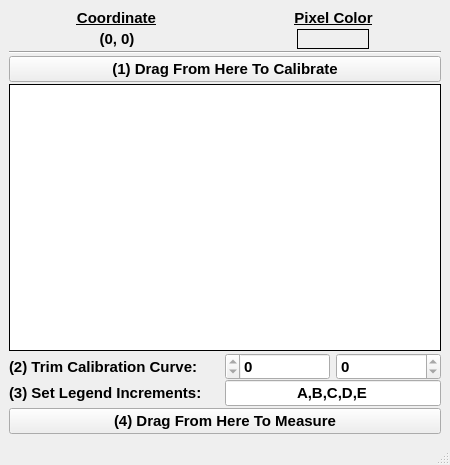
<?xml version="1.0" encoding="UTF-8"?>
<ui version="4.0">
 <class>MainWindow</class>
 <widget class="QMainWindow" name="MainWindow">
  <property name="geometry">
   <rect>
    <x>0</x>
    <y>0</y>
    <width>450</width>
    <height>465</height>
   </rect>
  </property>
  <property name="minimumSize">
   <size>
    <width>450</width>
    <height>465</height>
   </size>
  </property>
  <property name="maximumSize">
   <size>
    <width>10000</width>
    <height>10000</height>
   </size>
  </property>
  <property name="windowTitle">
   <string>PlotVISOR v2022.0</string>
  </property>
  <widget class="QWidget" name="centralwidget">
   <layout class="QGridLayout" name="gridLayout">
    <item row="0" column="0">
     <layout class="QVBoxLayout" name="verticalLayout_2">
      <property name="spacing">
       <number>2</number>
      </property>
      <item>
       <layout class="QVBoxLayout" name="verticalLayout">
        <property name="spacing">
         <number>2</number>
        </property>
        <item>
         <layout class="QHBoxLayout" name="horizontalLayoutText">
          <item>
           <widget class="QLabel" name="labelPositionText">
            <property name="sizePolicy">
             <sizepolicy hsizetype="Preferred" vsizetype="Fixed">
              <horstretch>0</horstretch>
              <verstretch>0</verstretch>
             </sizepolicy>
            </property>
            <property name="font">
             <font>
              <pointsize>11</pointsize>
              <bold>true</bold>
              <underline>true</underline>
             </font>
            </property>
            <property name="text">
             <string>Coordinate</string>
            </property>
            <property name="alignment">
             <set>Qt::AlignCenter</set>
            </property>
           </widget>
          </item>
          <item>
           <widget class="QLabel" name="labelRGBText">
            <property name="sizePolicy">
             <sizepolicy hsizetype="Preferred" vsizetype="Fixed">
              <horstretch>0</horstretch>
              <verstretch>0</verstretch>
             </sizepolicy>
            </property>
            <property name="font">
             <font>
              <pointsize>11</pointsize>
              <bold>true</bold>
              <underline>true</underline>
             </font>
            </property>
            <property name="text">
             <string>Pixel Color</string>
            </property>
            <property name="alignment">
             <set>Qt::AlignCenter</set>
            </property>
           </widget>
          </item>
         </layout>
        </item>
        <item>
         <layout class="QHBoxLayout" name="horizontalLayoutCurrent">
          <property name="spacing">
           <number>0</number>
          </property>
          <item>
           <widget class="QLabel" name="labelPosition">
            <property name="sizePolicy">
             <sizepolicy hsizetype="Expanding" vsizetype="Fixed">
              <horstretch>0</horstretch>
              <verstretch>0</verstretch>
             </sizepolicy>
            </property>
            <property name="minimumSize">
             <size>
              <width>0</width>
              <height>20</height>
             </size>
            </property>
            <property name="maximumSize">
             <size>
              <width>16777215</width>
              <height>20</height>
             </size>
            </property>
            <property name="font">
             <font>
              <pointsize>11</pointsize>
              <bold>true</bold>
             </font>
            </property>
            <property name="frameShape">
             <enum>QFrame::NoFrame</enum>
            </property>
            <property name="text">
             <string>(0, 0)</string>
            </property>
            <property name="alignment">
             <set>Qt::AlignCenter</set>
            </property>
           </widget>
          </item>
          <item>
           <layout class="QHBoxLayout" name="horizontalLayout_6">
            <item>
             <spacer name="horizontalSpacer">
              <property name="orientation">
               <enum>Qt::Horizontal</enum>
              </property>
              <property name="sizeHint" stdset="0">
               <size>
                <width>40</width>
                <height>20</height>
               </size>
              </property>
             </spacer>
            </item>
            <item>
             <widget class="QLabel" name="labelRGB">
              <property name="sizePolicy">
               <sizepolicy hsizetype="Expanding" vsizetype="Fixed">
                <horstretch>0</horstretch>
                <verstretch>0</verstretch>
               </sizepolicy>
              </property>
              <property name="minimumSize">
               <size>
                <width>0</width>
                <height>20</height>
               </size>
              </property>
              <property name="maximumSize">
               <size>
                <width>16777215</width>
                <height>20</height>
               </size>
              </property>
              <property name="frameShape">
               <enum>QFrame::Box</enum>
              </property>
              <property name="text">
               <string/>
              </property>
              <property name="scaledContents">
               <bool>true</bool>
              </property>
              <property name="alignment">
               <set>Qt::AlignCenter</set>
              </property>
             </widget>
            </item>
            <item>
             <spacer name="horizontalSpacer_2">
              <property name="orientation">
               <enum>Qt::Horizontal</enum>
              </property>
              <property name="sizeHint" stdset="0">
               <size>
                <width>40</width>
                <height>20</height>
               </size>
              </property>
             </spacer>
            </item>
           </layout>
          </item>
         </layout>
        </item>
       </layout>
      </item>
      <item>
       <widget class="Line" name="line">
        <property name="orientation">
         <enum>Qt::Horizontal</enum>
        </property>
       </widget>
      </item>
      <item>
       <widget class="QPushButton" name="pushButton">
        <property name="sizePolicy">
         <sizepolicy hsizetype="Expanding" vsizetype="Fixed">
          <horstretch>0</horstretch>
          <verstretch>0</verstretch>
         </sizepolicy>
        </property>
        <property name="maximumSize">
         <size>
          <width>10000</width>
          <height>16777215</height>
         </size>
        </property>
        <property name="font">
         <font>
          <pointsize>11</pointsize>
          <bold>true</bold>
         </font>
        </property>
        <property name="text">
         <string>(1) Drag From Here To Calibrate</string>
        </property>
       </widget>
      </item>
      <item>
       <widget class="QChartView" name="graphicsView">
        <property name="sizePolicy">
         <sizepolicy hsizetype="Expanding" vsizetype="Preferred">
          <horstretch>0</horstretch>
          <verstretch>0</verstretch>
         </sizepolicy>
        </property>
        <property name="font">
         <font>
          <pointsize>11</pointsize>
          <bold>true</bold>
         </font>
        </property>
        <property name="frameShape">
         <enum>QFrame::Box</enum>
        </property>
        <property name="frameShadow">
         <enum>QFrame::Plain</enum>
        </property>
       </widget>
      </item>
      <item>
       <layout class="QHBoxLayout" name="horizontalLayout_3">
        <property name="spacing">
         <number>0</number>
        </property>
        <item>
         <layout class="QVBoxLayout" name="verticalLayout_4">
          <property name="spacing">
           <number>0</number>
          </property>
          <item>
           <widget class="QLabel" name="label_2">
            <property name="sizePolicy">
             <sizepolicy hsizetype="Preferred" vsizetype="Preferred">
              <horstretch>0</horstretch>
              <verstretch>0</verstretch>
             </sizepolicy>
            </property>
            <property name="minimumSize">
             <size>
              <width>140</width>
              <height>0</height>
             </size>
            </property>
            <property name="maximumSize">
             <size>
              <width>10000</width>
              <height>16777215</height>
             </size>
            </property>
            <property name="font">
             <font>
              <pointsize>11</pointsize>
              <bold>true</bold>
             </font>
            </property>
            <property name="text">
             <string>(2) Trim Calibration Curve:</string>
            </property>
           </widget>
          </item>
          <item>
           <widget class="QLabel" name="labelLegendText">
            <property name="sizePolicy">
             <sizepolicy hsizetype="Preferred" vsizetype="Preferred">
              <horstretch>0</horstretch>
              <verstretch>0</verstretch>
             </sizepolicy>
            </property>
            <property name="minimumSize">
             <size>
              <width>155</width>
              <height>0</height>
             </size>
            </property>
            <property name="maximumSize">
             <size>
              <width>10000</width>
              <height>16777215</height>
             </size>
            </property>
            <property name="font">
             <font>
              <pointsize>11</pointsize>
              <bold>true</bold>
             </font>
            </property>
            <property name="text">
             <string>(3) Set Legend Increments:</string>
            </property>
            <property name="alignment">
             <set>Qt::AlignLeading|Qt::AlignLeft|Qt::AlignVCenter</set>
            </property>
           </widget>
          </item>
         </layout>
        </item>
        <item>
         <layout class="QVBoxLayout" name="verticalLayout_3">
          <property name="spacing">
           <number>0</number>
          </property>
          <item>
           <layout class="QHBoxLayout" name="horizontalLayout">
            <property name="spacing">
             <number>6</number>
            </property>
            <item>
             <widget class="QSpinBox" name="spinLBound">
              <property name="sizePolicy">
               <sizepolicy hsizetype="Fixed" vsizetype="Fixed">
                <horstretch>0</horstretch>
                <verstretch>0</verstretch>
               </sizepolicy>
              </property>
              <property name="minimumSize">
               <size>
                <width>85</width>
                <height>0</height>
               </size>
              </property>
              <property name="maximumSize">
               <size>
                <width>10000</width>
                <height>16777215</height>
               </size>
              </property>
              <property name="font">
               <font>
                <pointsize>11</pointsize>
                <bold>true</bold>
               </font>
              </property>
              <property name="layoutDirection">
               <enum>Qt::RightToLeft</enum>
              </property>
              <property name="maximum">
               <number>0</number>
              </property>
             </widget>
            </item>
            <item>
             <widget class="QSpinBox" name="spinUBound">
              <property name="sizePolicy">
               <sizepolicy hsizetype="Fixed" vsizetype="Fixed">
                <horstretch>0</horstretch>
                <verstretch>0</verstretch>
               </sizepolicy>
              </property>
              <property name="minimumSize">
               <size>
                <width>85</width>
                <height>0</height>
               </size>
              </property>
              <property name="maximumSize">
               <size>
                <width>10000</width>
                <height>16777215</height>
               </size>
              </property>
              <property name="font">
               <font>
                <pointsize>11</pointsize>
                <bold>true</bold>
               </font>
              </property>
              <property name="maximum">
               <number>0</number>
              </property>
             </widget>
            </item>
           </layout>
          </item>
          <item>
           <widget class="QLineEdit" name="lineLegend">
            <property name="sizePolicy">
             <sizepolicy hsizetype="Maximum" vsizetype="Fixed">
              <horstretch>0</horstretch>
              <verstretch>0</verstretch>
             </sizepolicy>
            </property>
            <property name="minimumSize">
             <size>
              <width>175</width>
              <height>0</height>
             </size>
            </property>
            <property name="maximumSize">
             <size>
              <width>10000</width>
              <height>16777215</height>
             </size>
            </property>
            <property name="font">
             <font>
              <pointsize>11</pointsize>
              <bold>true</bold>
             </font>
            </property>
            <property name="inputMethodHints">
             <set>Qt::ImhFormattedNumbersOnly</set>
            </property>
            <property name="text">
             <string>A,B,C,D,E</string>
            </property>
            <property name="alignment">
             <set>Qt::AlignCenter</set>
            </property>
           </widget>
          </item>
         </layout>
        </item>
       </layout>
      </item>
      <item>
       <widget class="QPushButton" name="pushButton_2">
        <property name="sizePolicy">
         <sizepolicy hsizetype="Expanding" vsizetype="Fixed">
          <horstretch>0</horstretch>
          <verstretch>0</verstretch>
         </sizepolicy>
        </property>
        <property name="maximumSize">
         <size>
          <width>10000</width>
          <height>16777215</height>
         </size>
        </property>
        <property name="font">
         <font>
          <pointsize>11</pointsize>
          <bold>true</bold>
         </font>
        </property>
        <property name="text">
         <string>(4) Drag From Here To Measure</string>
        </property>
        <property name="checkable">
         <bool>false</bool>
        </property>
        <property name="flat">
         <bool>false</bool>
        </property>
       </widget>
      </item>
     </layout>
    </item>
   </layout>
  </widget>
  <widget class="QMenuBar" name="menubar">
   <property name="geometry">
    <rect>
     <x>0</x>
     <y>0</y>
     <width>450</width>
     <height>22</height>
    </rect>
   </property>
  </widget>
  <widget class="QStatusBar" name="statusbar"/>
  <action name="action_Exit">
   <property name="text">
    <string>&amp;Exit</string>
   </property>
  </action>
  <action name="actionAbout_Qt">
   <property name="text">
    <string>About &amp;Qt...</string>
   </property>
  </action>
  <action name="action_About">
   <property name="text">
    <string>&amp;About...</string>
   </property>
  </action>
 </widget>
 <customwidgets>
  <customwidget>
   <class>QChartView</class>
   <extends>QGraphicsView</extends>
   <header>QtCharts</header>
  </customwidget>
 </customwidgets>
 <resources/>
 <connections/>
</ui>
